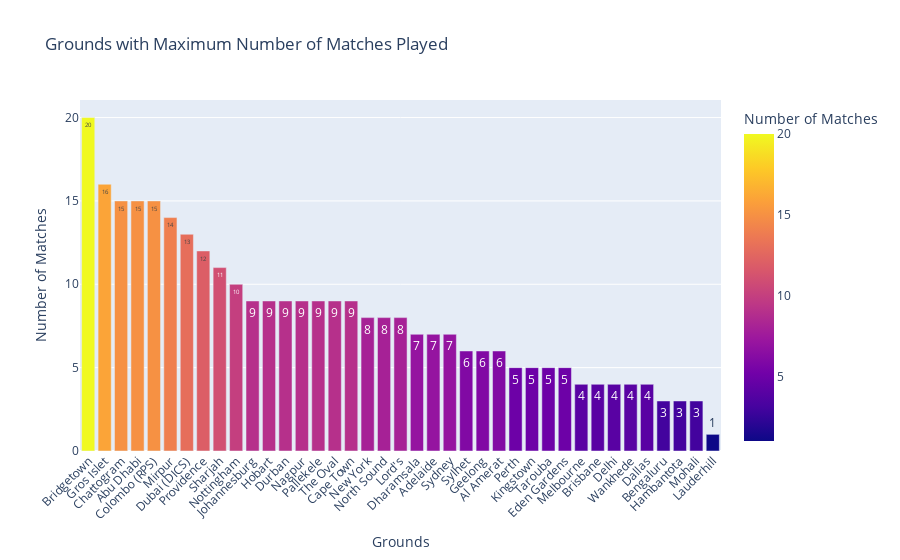

The cell this chart's notebook holds for it:
### Code cell
import plotly.express as px
import seaborn as sns
import matplotlib.pyplot as plt
import pandas as pd

# Ground with maximum number of matches played - BAR PLOT
ground_matches = wc_final_data_df['Ground'].value_counts().reset_index()
ground_matches.columns = ['Ground', 'Matches']  # Rename columns for clarity

ground_matches['Winning Teams'] = ground_matches['Ground'].map(
    lambda x: ', '.join(wc_final_data_df[wc_final_data_df['Ground'] == x]['Winner'].unique())
)

fig = px.bar(ground_matches,
             x='Ground',  # Grounds on x-axis
             y='Matches',  # Number of matches on y-axis
             title='Grounds with Maximum Number of Matches Played',
             labels={'Ground': 'Ground', 'Matches': 'Number of Matches'},  # Axis labels
             hover_data={'Matches': True, 'Winning Teams': True},  # Hover data to show the number of matches and winning teams
             template='plotly',  # Use a clean template
             text='Matches',  # Display the number of matches on the bars
             color='Matches',  # Color the bars based on the number of matches
             color_continuous_scale=px.colors.sequential.Plasma)  # Color scale

fig.update_layout(
    xaxis_title='Grounds',
    yaxis_title='Number of Matches',
    hovermode='closest',
    xaxis_tickangle=-45,  # Tilt x-axis labels for readability if necessary
    plot_bgcolor='rgba(255, 255, 255)',  # White background
    paper_bgcolor='rgba(255, 255, 255)'  # White outer background
)

fig.show()


# Ground with maximum number of matches played - BAR PLOT
# The values are the number of matches won by each team at each ground
ground_winner_pivot = wc_final_data_df.pivot_table(index='Ground', 
                                                   columns='Winner', 
                                                   aggfunc='size', 
                                                   fill_value=0)

plt.figure(figsize=(12, 8))
sns.heatmap(ground_winner_pivot, annot=True, cmap='coolwarm', linewidths=0.5)
plt.title('Heatmap of Grounds and Winning Countries')
plt.xlabel('Winning Countries')
plt.ylabel('Grounds')
plt.xticks(rotation=90)
plt.yticks(rotation=0)
plt.show()

### Figure 1 — Plotly figure (JSON) as saved in the notebook; plotly's stock layout.template omitted (floating-point values rounded to 4 significant figures)
{"data": [{"alignmentgroup": "True", "customdata": [["England, Australia, West Indies, New Zealand, Sri Lanka, South Africa, India, Scotland, no result, tied"], ["Australia, England, Sri Lanka, Pakistan, India, South Africa, West Indies"], ["Sri Lanka, Netherlands, South Africa, New Zealand, England, Hong Kong, Nepal, Bangladesh, Afghanistan"], ["New Zealand, Australia, Sri Lanka, India, Pakistan, South Africa, Afghanistan, Namibia, England, Ireland"], ["West Indies, Sri Lanka, India, Pakistan, Australia, no result, England"], ["Sri Lanka, India, West Indies, Australia, Pakistan, Bangladesh"], ["Australia, India, New Zealand, England, Pakistan, South Africa"], ["no result, New Zealand, West Indies, Sri Lanka, India, Afghanistan, Uganda"], ["Pakistan, South Africa, New Zealand, England, West Indies, Afghanistan, Sri Lanka, Namibia"], ["Pakistan, South Africa, Sri Lanka, New Zealand, India, Ireland"], ["India, Sri Lanka, Pakistan, New Zealand, Bangladesh, South Africa"], ["no result, Bangladesh, Sri Lanka, Zimbabwe, Ireland, West Indies, Scotland"], ["India, South Africa, New Zealand, tied, no result, Pakistan"], ["Afghanistan, West Indies, New Zealand, Scotland, Zimbabwe"], ["Sri Lanka, tied, England, West Indies, Pakistan, New Zealand"], ["Sri Lanka, West Indies, Pakistan, South Africa, England, New Zealand"], ["Pakistan, Australia, South Africa, England, Zimbabwe"], ["India, Pakistan, South Africa, Canada"], ["South Africa, India, Australia, England, Scotland"], ["Pakistan, England, Sri Lanka, West Indies, South Africa, Netherlands"], ["New Zealand, Bangladesh, Netherlands, no result, Oman"], ["England, Pakistan, Netherlands, Australia, New Zealand, India"], ["Pakistan, England, New Zealand, India, South Africa"], ["Netherlands, Zimbabwe, Ireland"], ["U.A.E., Sri Lanka, Netherlands, Namibia"], ["Scotland, Bangladesh, Oman"], ["South Africa, Pakistan, Zimbabwe, Australia, England"], ["Afghanistan, Bangladesh, South Africa"], ["South Africa, New Zealand, Afghanistan, West Indies"], ["West Indies, New Zealand, India, Sri Lanka, Pakistan"], ["England, India, Ireland"], ["England, Sri Lanka, Australia, Bangladesh"], ["England, South Africa"], ["West Indies, South Africa, England"], ["Bangladesh, tied, Netherlands, U.S.A."], ["India, Australia, West Indies"], ["South Africa, Sri Lanka"], ["India, Australia, New Zealand"], ["Pakistan"]], "hovertemplate": "Ground=%{x}<br>Number of Matches=%{marker.color}<br>Winning Teams=%{customdata[0]}<extra></extra>", "legendgroup": "", "marker": {"color": [20, 16, 15, 15, 15, 14, 13, 12, 11, 10, 9, 9, 9, 9, 9, 9, 9, 8, 8, 8, 7, 7, 7, 6, 6, 6, 5, 5, 5, 5, 4, 4, 4, 4, 4, 3, 3, 3, 1], "coloraxis": "coloraxis", "pattern": {"shape": ""}}, "name": "", "offsetgroup": "", "orientation": "v", "showlegend": false, "text": [20, 16, 15, 15, 15, 14, 13, 12, 11, 10, 9, 9, 9, 9, 9, 9, 9, 8, 8, 8, 7, 7, 7, 6, 6, 6, 5, 5, 5, 5, 4, 4, 4, 4, 4, 3, 3, 3, 1], "textposition": "auto", "type": "bar", "x": ["Bridgetown", "Gros Islet", "Chattogram", "Abu Dhabi", "Colombo (RPS)", "Mirpur", "Dubai (DICS)", "Providence", "Sharjah", "Nottingham", "Johannesburg", "Hobart", "Durban", "Nagpur", "Pallekele", "The Oval", "Cape Town", "New York", "North Sound", "Lord's", "Dharamsala", "Adelaide", "Sydney", "Sylhet", "Geelong", "Al Amerat", "Perth", "Kingstown", "Tarouba", "Eden Gardens", "Melbourne", "Brisbane", "Delhi", "Wankhede", "Dallas", "Bengaluru", "Hambantota", "Mohali", "Lauderhill"], "xaxis": "x", "y": [20, 16, 15, 15, 15, 14, 13, 12, 11, 10, 9, 9, 9, 9, 9, 9, 9, 8, 8, 8, 7, 7, 7, 6, 6, 6, 5, 5, 5, 5, 4, 4, 4, 4, 4, 3, 3, 3, 1], "yaxis": "y"}], "layout": {"autosize": true, "barmode": "relative", "coloraxis": {"colorbar": {"title": {"text": "Number of Matches"}}, "colorscale": [[0, "#0d0887"], [0.1111, "#46039f"], [0.2222, "#7201a8"], [0.3333, "#9c179e"], [0.4444, "#bd3786"], [0.5556, "#d8576b"], [0.6667, "#ed7953"], [0.7778, "#fb9f3a"], [0.8889, "#fdca26"], [1, "#f0f921"]]}, "hovermode": "closest", "legend": {"tracegroupgap": 0}, "paper_bgcolor": "rgba(255, 255, 255)", "plot_bgcolor": "rgba(255, 255, 255)", "title": {"text": "Grounds with Maximum Number of Matches Played"}, "xaxis": {"anchor": "y", "autorange": true, "domain": [0, 1], "range": [-0.5, 38.5], "tickangle": -45, "title": {"text": "Grounds"}, "type": "category"}, "yaxis": {"anchor": "x", "autorange": true, "domain": [0, 1], "range": [0, 21.05], "title": {"text": "Number of Matches"}, "type": "linear"}}}
